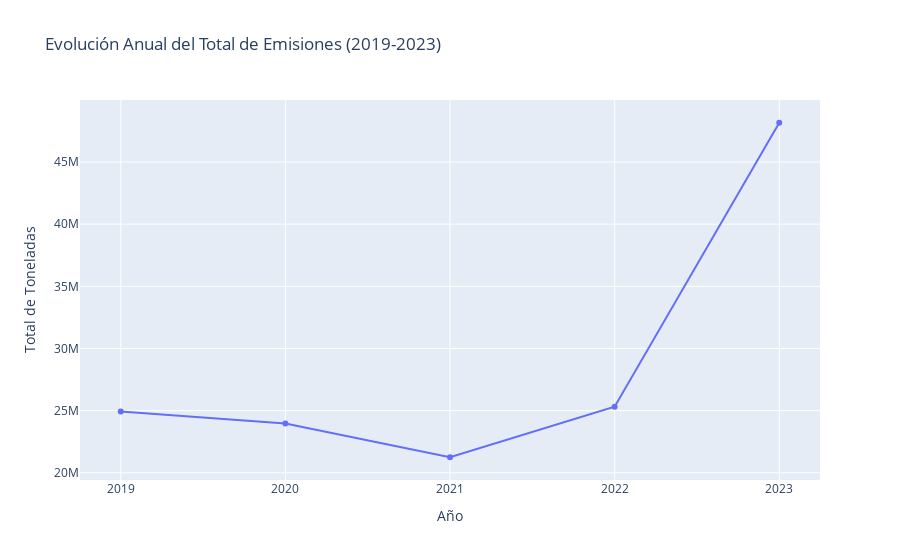

The notebook cell this image was saved under:
### Markdown cell above
#### 4. ¿Cómo han evolucionado las emisiones año a año?
Este análisis nos mostrará la tendencia general.

### Code cell
# Agrupamos por año
emisiones_por_ano = df_total.groupby('ano')['cantidad_toneladas'].sum()

# Gráfico de líneas para ver la tendencia
fig_ano = px.line(
    emisiones_por_ano,
    x=emisiones_por_ano.index,
    y='cantidad_toneladas',
    title='Evolución Anual del Total de Emisiones (2019-2023)',
    labels={'cantidad_toneladas': 'Total de Toneladas', 'ano': 'Año'},
    markers=True # Añade marcadores en cada punto de dato
)
# Aseguramos que los años se muestren como números enteros
fig_ano.update_xaxes(dtick=1)

fig_ano.show()

### Figure 1 — Plotly figure (JSON) as saved in the notebook; plotly's stock layout.template omitted (floating-point values rounded to 4 significant figures)
{"data": [{"hovertemplate": "Año=%{x}<br>Total de Toneladas=%{y}<extra></extra>", "legendgroup": "", "line": {"color": "#636efa", "dash": "solid"}, "marker": {"symbol": "circle"}, "mode": "lines+markers", "name": "", "orientation": "v", "showlegend": false, "type": "scatter", "x": [2019, 2020, 2021, 2022, 2023], "xaxis": "x", "y": [24930000.0, 23970000.0, 21250000.0, 25320000.0, 48160000.0], "yaxis": "y"}], "layout": {"legend": {"tracegroupgap": 0}, "title": {"text": "Evolución Anual del Total de Emisiones (2019-2023)"}, "xaxis": {"anchor": "y", "domain": [0, 1], "dtick": 1, "title": {"text": "Año"}}, "yaxis": {"anchor": "x", "domain": [0, 1], "title": {"text": "Total de Toneladas"}}}}
